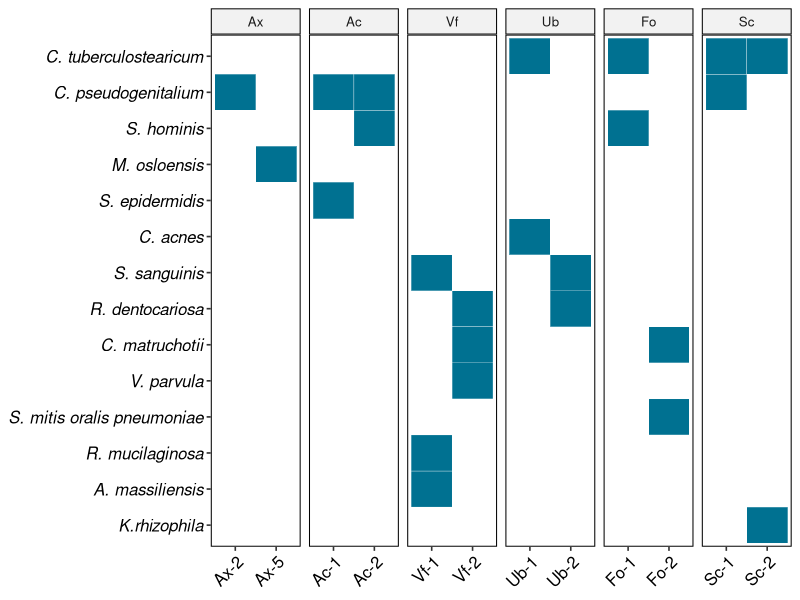

Reproduce this figure in R.
library(dplyr)
library(tidyverse)
library(readr)

df <- read.csv("./Data/3_assoc_diff/Hubs_using_weighted_degree.csv")
View(df)

oral <- "oralis|parvula|matruchotii|dentocariosa|sanguinis|musila|massilensis"
skin_commensal <- "oslensis|tuberculo|pseudogeni|hominis|acnes"

hubs <- df %>% 
  mutate(Site = gsub("[-0-9]*", "", Dermotype)) %>% 
  mutate(Site = factor(Site, levels = c("Ax", "Ac", "Vf", "Ub", "Fo", "Sc"))) %>% 
  mutate(taxa_group = 
           case_when(str_detect(Hub, "oralis|parvula|matruchotii|dentocariosa|sanguinis|musila|massilensis") ~ "2_oral",
                     str_detect(Hub, "osloensis|tuberculo|pseudogeni|hominis|epiderm|acnes") ~ "3_skin",
                     T ~ "1_other")) %>% 
  group_by(Hub) %>% 
  mutate(n_hub = n()) %>% 
  ungroup() %>% 
  arrange(taxa_group, n_hub, desc(Site))
order <- hubs %>% distinct(Hub) %>% unlist()

p_hub_species <- hubs %>% mutate(Hub = factor(Hub, levels = order)) %>% 
  ggplot(., aes(x = Dermotype, y = Hub)) +
  geom_tile(fill = "#007191", color = "white") +
  facet_wrap(~Site, scales   = "free_x", nrow = 1) +
  ggpubr::theme_pubr(base_size = 12, x.text.angle = 45, border = T) +
  theme(axis.title = element_blank(), 
        axis.text.y = element_text(face = "italic"))
p_hub_species 